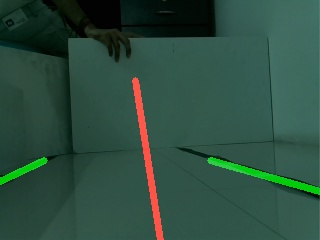
#> input picture Trial/images/imageH00000.jpg, 320 x 240 px
$ python -i Lane_detection_test_2.py   (imports and definitions only)   (older library calls are emulated)
#> lines starting #> are read from the running program, lines starting #| are printed output that depends on the picture; after the words box and inside, x2 and y2 are one past the last pixel; in counts of white or black regions, pixels touching at a corner belong together
#> further down, picture is the input picture: shape (240, 320, 3); mean B, G, R 63.5, 77.4, 45.4

import cv2
import numpy as np
import matplotlib.pyplot as plt
import math

def convert_to_HSV(frame):
  hsv = cv2.cvtColor(frame, cv2.COLOR_BGR2HSV)
  return hsv

# [59 lines left out: functions detect_edge_sobel, perspective_warp, detect_edges_canny, detect_mask, not called in this run]

def detect_edges(frame):
    dilation_kernel = np.ones((7,7), np.uint8)
    erosion_kernel = np.ones((3,3), np.uint8)
    lower_black = np.array([0, 0, 0], dtype = "uint8") # lower limit of blue color
    upper_black = np.array([180, 255, 80], dtype="uint8") # upper limit of blue color
    mask = cv2.inRange(frame,lower_black,upper_black) # this mask will filter out everything but blue
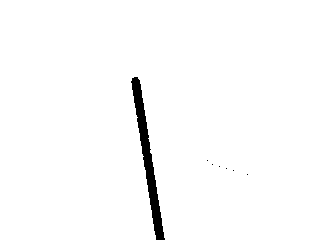
#> mask: shape (240, 320); 98.2% white; 7 black regions (6 under 20 px), largest, box (x1, y1, x2, y2) and area: (131, 77, 165, 240) 1414
    dilated_mask = cv2.dilate(mask, dilation_kernel, iterations = 1)
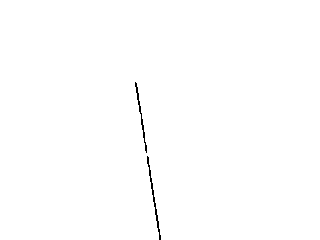
#> dilated_mask: shape (240, 320); 99.6% white; black in thin lines or dots, all inside (x1, y1, x2, y2) = (135, 82, 161, 240)
    eroded_mask = cv2.erode(dilated_mask, erosion_kernel, iterations = 1)
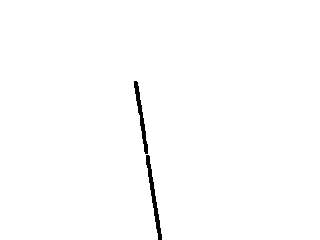
#> eroded_mask: shape (240, 320); 99.2% white; 2 black regions, box (x1, y1, x2, y2) and area: (146, 155, 162, 240) 346, (134, 81, 148, 154) 293
    # detect edges
    edges = cv2.Canny(eroded_mask, 50, 150, apertureSize = 3, L2gradient = True)
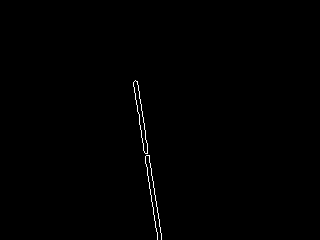
#> edges: shape (240, 320); 0.42% white in thin lines or dots, all inside (x1, y1, x2, y2) = (133, 80, 162, 240)

    return edges

# [177 lines left out: functions region_of_interest, detect_line_segments, average_slope_intercept, make_points, get_steering_angle, not called in this run]

'''
The following two functions are only for visualising the lane detection
They do not contribute to the function of the PiCar
'''

# [29 lines left out: functions display_lines, display_heading_line, not called in this run]

>>> import cv2
>>> picture = cv2.imread('images/imageH00000.jpg')
>>> result = detect_edges(picture)

$ run again, on Trial/images/imageH00003.jpg
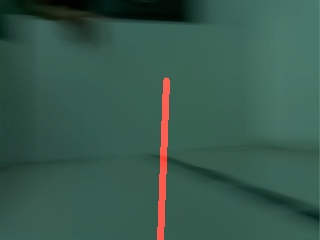
#> input picture Trial/images/imageH00003.jpg, 320 x 240 px
#> picture is the input picture: shape (240, 320, 3); mean B, G, R 77.2, 89.3, 55.5
#> in detect_edges, `mask = cv2.inRange(frame,lower_black,upper_black)`:
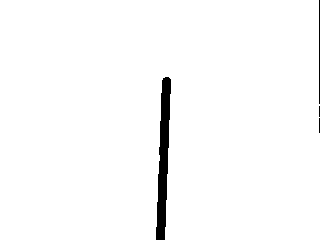
#> mask: shape (240, 320); 97.9% white; 4 black regions (2 under 20 px), largest, box (x1, y1, x2, y2) and area: (156, 77, 171, 240) 1452, (319, 0, 320, 104) 104
#> dilated_mask: shape (240, 320); 99.4% white; 1 black region, box (x1, y1, x2, y2) and area: (159, 81, 168, 240) 425
#> eroded_mask: shape (240, 320); 99% white; 1 black region, box (x1, y1, x2, y2) and area: (158, 80, 169, 240) 762
#> in detect_edges, `edges = cv2.Canny(eroded_mask, 50, 150, apertureSize = 3, L2gradient =..`:
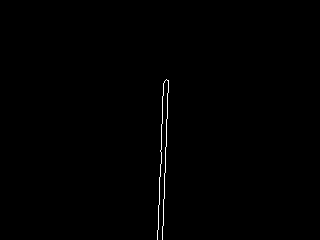
#> edges: shape (240, 320); 0.42% white in thin lines or dots, all inside (x1, y1, x2, y2) = (157, 79, 169, 240)
